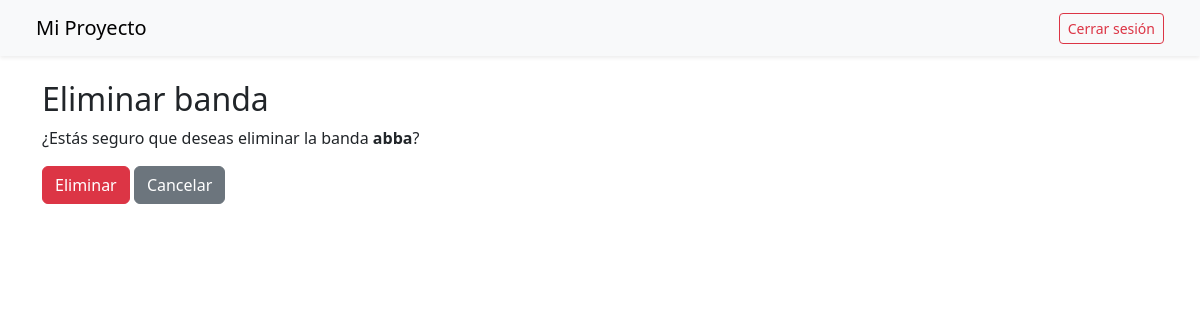
The page /eliminar/1/ (signed in) on the database as committed earlier.
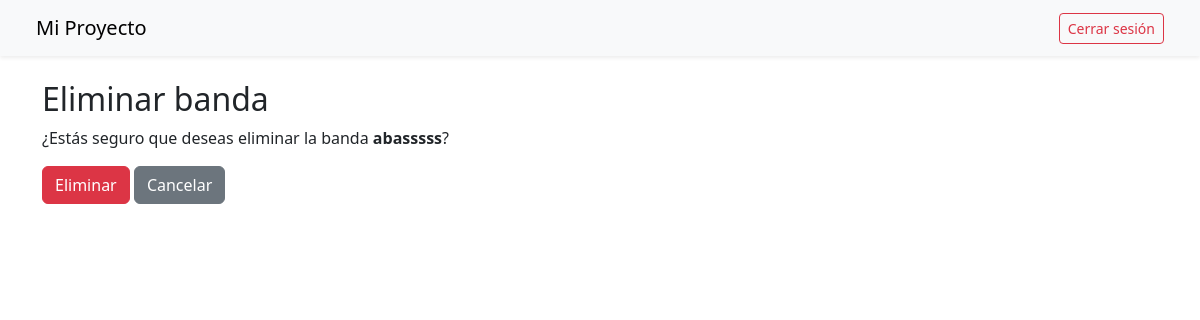
The same page on the database as committed later.
### mi_app/models.py (models this page shows, shortened)
class BandaPop(models.Model):
    nombre = models.CharField(max_length=100)

### mi_app/views.py (the view)
# urls.py: path('eliminar/<int:banda_id>/', views.eliminar_banda, name='eliminar_banda')
@login_required
def eliminar_banda(request, banda_id):
    banda = get_object_or_404(BandaPop, id=banda_id)
    if request.method == 'POST':
        banda.delete()
        return redirect('home')
    return render(request, 'eliminar_banda.html', {'banda': banda})

### mi_app/templates/eliminar_banda.html (shortened to what this page needs)
{% extends 'base.html' %}
{% block content %}
<h2>Eliminar banda</h2>
<p>¿Estás seguro que deseas eliminar la banda <strong>{{ banda.nombre }}</strong>?</p>
<form method="post">
  <button type="submit" class="btn btn-danger">Eliminar</button>
  <a href="{% url 'home' %}" class="btn btn-secondary">Cancelar</a>
</form>
{% endblock %}

Rows that differ between the two databases and show on the page:
changed BandaPop: nombre "abba" → "abasssss"
